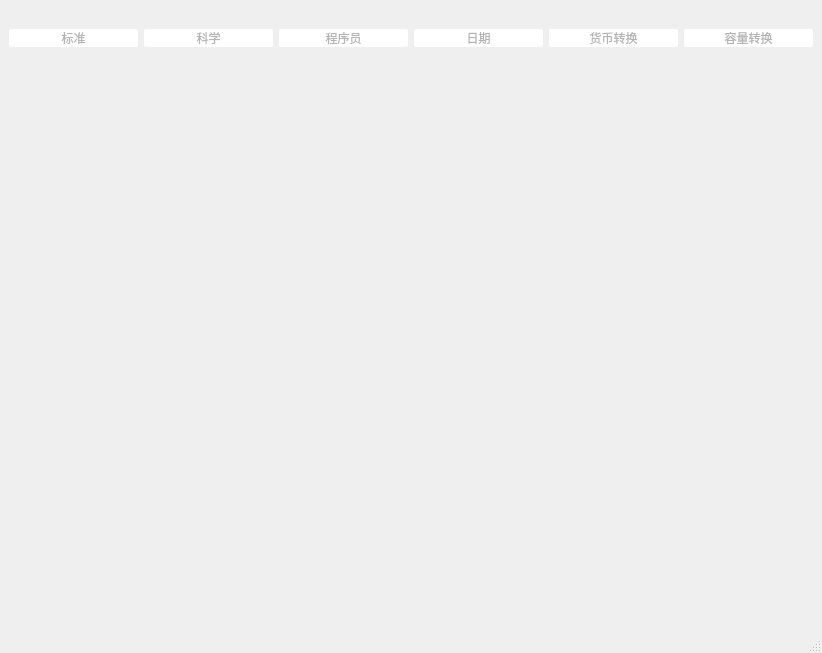
<?xml version="1.0" encoding="UTF-8"?>
<ui version="4.0">
 <class>MainWindow</class>
 <widget class="QMainWindow" name="MainWindow">
  <property name="geometry">
   <rect>
    <x>0</x>
    <y>0</y>
    <width>822</width>
    <height>653</height>
   </rect>
  </property>
  <property name="windowTitle">
   <string>计时器-刘海俊-2021414120212</string>
  </property>
  <property name="styleSheet">
   <string notr="true">QPushButton{
	color: rgb(180, 180, 180);
	background-color: rgb(255, 255, 255);
	border-radius:2px
}

QPushButton:hover{
	color:rgb(102, 102, 102);
	background-color: rgb(192, 192, 192);
}

QPushButton:pressed{
	background-color: rgb(130, 130, 130);
	color:black
}

QLineEdit{
	font-size:48pt;
	color:black;
}</string>
  </property>
  <widget class="QWidget" name="centralwidget">
   <property name="sizePolicy">
    <sizepolicy hsizetype="Preferred" vsizetype="Preferred">
     <horstretch>0</horstretch>
     <verstretch>0</verstretch>
    </sizepolicy>
   </property>
   <property name="maximumSize">
    <size>
     <width>16777215</width>
     <height>16777214</height>
    </size>
   </property>
   <property name="styleSheet">
    <string notr="true">font: 22pt &quot;Bahnschrift&quot;;

</string>
   </property>
   <layout class="QGridLayout" name="gridLayout">
    <item row="1" column="0">
     <widget class="QPushButton" name="btnNomal">
      <property name="text">
       <string>标准</string>
      </property>
     </widget>
    </item>
    <item row="1" column="1">
     <widget class="QPushButton" name="btnScience">
      <property name="text">
       <string>科学</string>
      </property>
     </widget>
    </item>
    <item row="1" column="2">
     <widget class="QPushButton" name="btnProgrammer">
      <property name="text">
       <string>程序员</string>
      </property>
     </widget>
    </item>
    <item row="1" column="3">
     <widget class="QPushButton" name="btnDate">
      <property name="text">
       <string>日期</string>
      </property>
     </widget>
    </item>
    <item row="1" column="4">
     <widget class="QPushButton" name="btnTrans">
      <property name="text">
       <string>货币转换</string>
      </property>
     </widget>
    </item>
    <item row="1" column="5">
     <widget class="QPushButton" name="btnTrans2">
      <property name="text">
       <string>容量转换</string>
      </property>
     </widget>
    </item>
    <item row="2" column="0" colspan="6">
     <widget class="QStackedWidget" name="stackedWidget"/>
    </item>
    <item row="0" column="2" colspan="2">
     <widget class="QLabel" name="labelTitel">
      <property name="text">
       <string/>
      </property>
     </widget>
    </item>
   </layout>
  </widget>
  <widget class="QMenuBar" name="menubar">
   <property name="geometry">
    <rect>
     <x>0</x>
     <y>0</y>
     <width>822</width>
     <height>30</height>
    </rect>
   </property>
  </widget>
  <widget class="QStatusBar" name="statusbar"/>
 </widget>
 <resources/>
 <connections/>
</ui>
